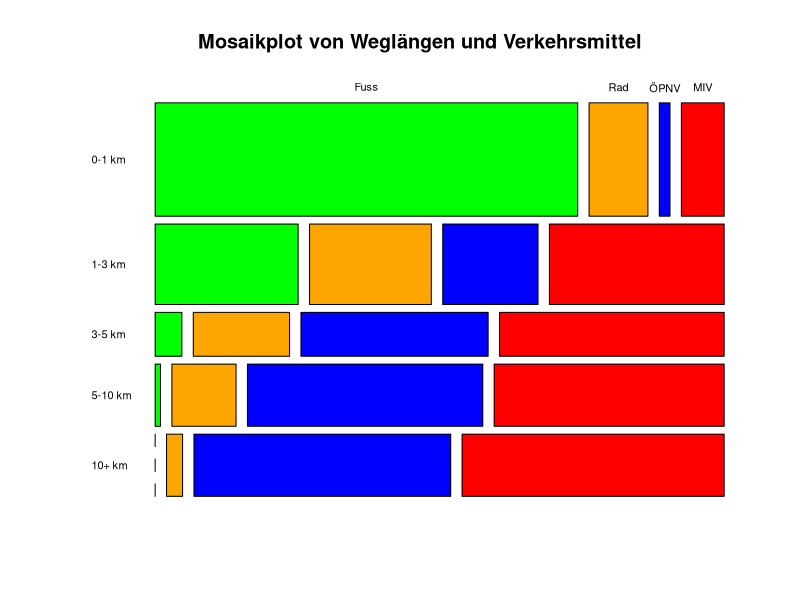

This figure's R source:
x <- c(0.79, 0.11, 0.02, 0.08, 0.27, 0.23, 0.18, 0.33, 0.05, 0.18, 0.35, 0.42, 0.01, 0.12, 0.44, 0.43, 0.00, 0.03, 0.48, 0.49)
x <- matrix(x, ncol=5)
x <- sweep(x, 2, colSums(x), '/')
w <- c(0.31, 0.22, 0.12, 0.17, 0.17)
w <- w/sum(w)
xw <- rbind(x[,1]*w[1], x[,2]*w[2],  x[,3]*w[3],  x[,4]*w[4],  x[,5]*w[5] )
r  <- c(0.5, 2.0, 4.0, 7.5, (6-w[1]*0.5-w[2]*2-w[3]*4-w[4]*7.5)/w[5])
colSums(xw)
rowSums(xw)
wx<-sweep(xw, 2, colSums(xw), '/')
colSums(wx*r)
xw
colSums(xw)
rowSums(xw)
e<-outer(rowSums(xw),colSums(xw))
round(e, 2)
tab <- as.table(50000*xw)
colnames(tab) <- c('Fuss', 'Rad', 'ÖPNV', 'MIV')
rownames(tab) <- c('0-1 km', '1-3 km', '3-5 km', '5-10 km', '10+ km')
pdf("modal_bedvert.pdf", width=8, height=5)
plot(tab, las=1, dir=c("h", "v"), col=c("green", "orange", "blue", "red"), main="Mosaikplot von Weglängen und Verkehrsmittel")
dev.off()

cs<-chisq.test(tab)
cs$statistic
cu<-sqrt(cs$statistic/(50000+cs$statistic))
cu
cu*sqrt(4/3)